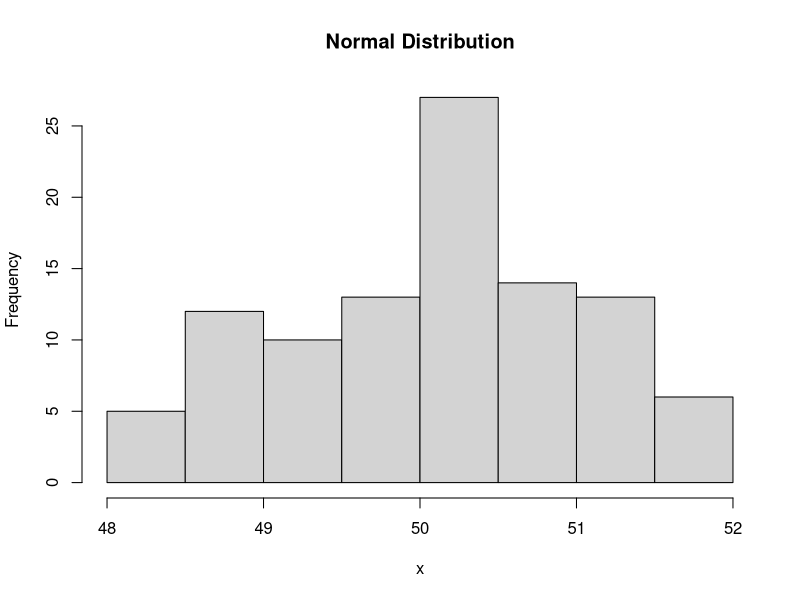
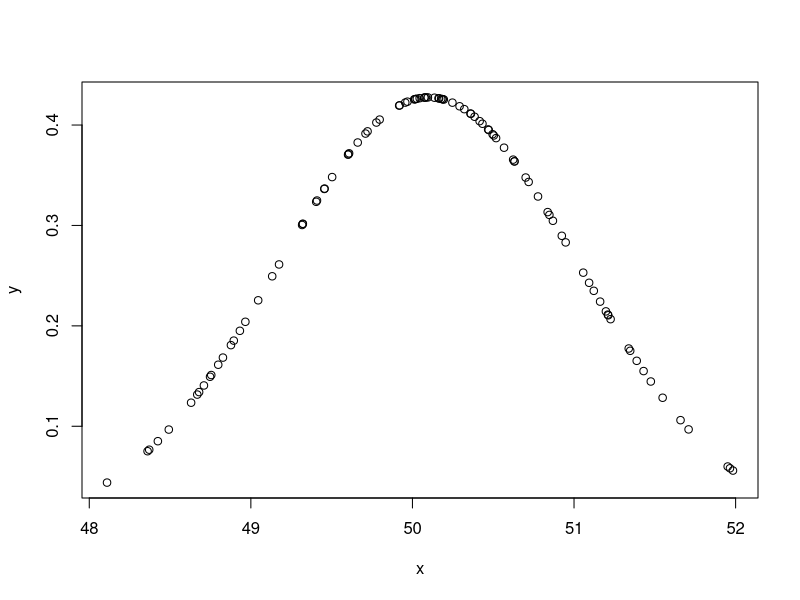
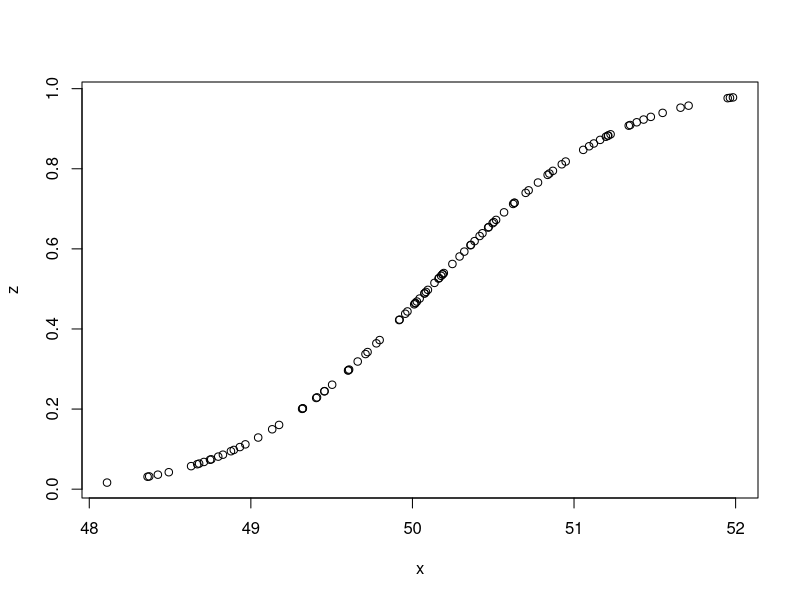

Source code (R) for these figures, in order:
#1 Generate random numbers whose distribution is normal



x <- rnorm(100,50,1) # no. of values, 25 mean, 1 SD
x
#plot the histogram for this sample

hist(x, main = "Normal Distribution")
m = mean(x)
s = sd(x)

# Probability distribution

y <- dnorm(x, m , s)
y
round(y, 2)
plot(x,y)



#3 Comulative distribution

z <- pnorm(x, mean = m, sd = s)

#plot the graph
plot(x,z)
dev.off()



#4 Quantile distribution 

k <- qnorm(0.9,mean = mean(x), sd = sd(x)) #0.9 = number at 90 % position.
k



s <- qnorm(0.7,mean = mean(x), sd = sd(x)) #0.9 = number at 90 % position.
s